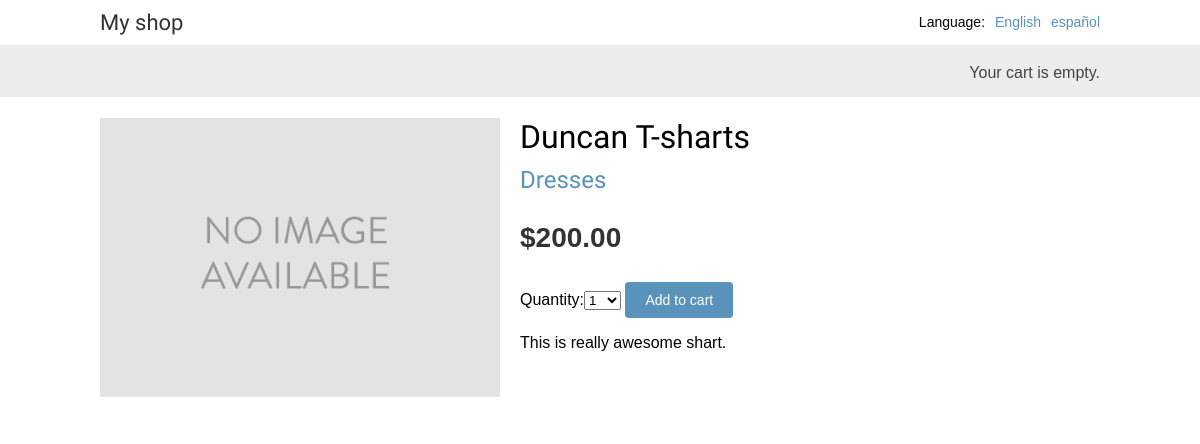
The page /5/duncan-t-sharts/ on the database its author committed.
### shop/models.py (models this page shows, shortened)
class Product(models.Model):
    category = models.ForeignKey(Category,related_name='products', on_delete=models.CASCADE)
    name = models.CharField(max_length=200,db_index=True)
    slug = models.SlugField(max_length=200, db_index=True)
    images = models.ImageField(upload_to='products/%Y/%m/%d', blank=True)
    description = models.TextField(blank=True)
    price = models.DecimalField(max_digits=10,decimal_places=2)
    available = models.BooleanField(default=True)
    created = models.DateTimeField(auto_now_add=True)
    updated = models.DateTimeField(auto_now_add=True)
    class Meta:
        ordering = ('name',)
        index_together = (('id','slug'),)

class Category(models.Model):
    name = models.CharField(max_length=200, db_index=True)
    slug = models.SlugField(max_length=200, unique=True)
    class Meta:
        ordering = ('name',)
        verbose_name = 'category'
        verbose_name_plural = 'categories'
    def __str__(self):
        return self.name
    def get_absolute_url(self):
        return reverse('shop:product_list_by_category',args=[self.slug])

### shop/views.py (the view)
# urls.py: path('<int:id>/<slug:slug>/',views.product_detail,name='product_detail'),
def product_detail(request, id, slug):
    product = get_object_or_404(Product, id=id, slug=slug, available=True)
    cart_product_form = CartAddProductForm()
    r = Recommender()
    recommended_products = r.suggest_products_for([product],4)
    return render(request,'shop/product/detail.html',
    {'product':product,
     'cart_product_form':cart_product_form,
     'recommended_products':recommended_products
     })

### cart/forms.py
class CartAddProductForm(forms.Form):
    quantity = forms.TypedChoiceField(
                                choices=PRODUCT_QUANTITY_CHOICES,
                                coerce=int,
                                label= (_('Quantity')))
    update = forms.BooleanField(required=False,
                                initial=False,
                                widget=forms.HiddenInput)

### cart/cart.py (called while the page is built)
    def __len__(self):
        return sum(item['quantity'] for item in self.cart.values())

### cart/context_processors.py (called while the page is built)
def cart(request):
    return {'cart': Cart(request)}

### shop/recommender.py (called while the page is built, shortened)
    def get_product_key(self, id):
        return 'product:{}:purchased_with'.format(id)

    def suggest_products_for(self,products, max_results=6):
        product_ids = [p.id for p in products]
        if len(products) == 1:
            suggestions = r.zrange(
            self.get_product_key(product_ids[0]),
            0, -1, desc=True)[:max_results]
        suggested_products_ids = [int(id) for id in suggestions]
        suggested_products = list(Product.objects.filter(id__in=suggested_products_ids))
        suggested_products.sort(key=lambda x: suggested_products_ids.index(x.id))
        return suggested_products

### shop/templates/shop/product/detail.html (shortened to what this page needs)
{% extends "shop/base.html" %}
{% load i18n %}
{% load static %}
{% block content %}
  <div class="product-detail">
    <img src="{% if product.image %}{{ product.image.url }}{% else %}{% static "img/no_image.png" %}{% endif %}">
    <h1>{{ product.name }}</h1>
    <h2><a href="{{ product.category.get_absolute_url }}">{{ product.category }}</a></h2>
    <p class="price">${{ product.price }}</p>
    <form action="{% url "cart:cart_add" product.id %}" method="post">
      {{ cart_product_form }}
      <input type="submit" value="{% trans "Add to cart" %}">
    </form>
    {{ product.description|linebreaks }}
  </div>
{% endblock %}

### shop/static/css/base.css (style rules this page uses)
body { margin:0; padding:0; font-family:helvetica, sans-serif; }
h1, h2, h3, h4, h5 , h6 { font-family: 'Ubuntu', sans-serif; font-weight:normal; }
a { text-decoration:none; color:#5993bb; }
a.button, input[type="submit"] { color:#fff; background:#5993bb; border-radius:4px; padding:10px 20px; font-size:14px; border:0; }
.product-detail { text-align:justify; }
.product-detail .price { color:#333; font-size:28px; font-weight:bold; }
.product-detail img { width:40%; float:left; padding:0 20px 20px 0; }
.product-detail h1 { margin-bottom:0; }
.product-detail h2 { margin-top:10px; }

### rows shown on the page
Product: name "Duncan T-sharts", category "Dresses", price "200.00", description "This is really awesome shart."

### other values the page prints
{{ language.name_local }} "English" "español"
